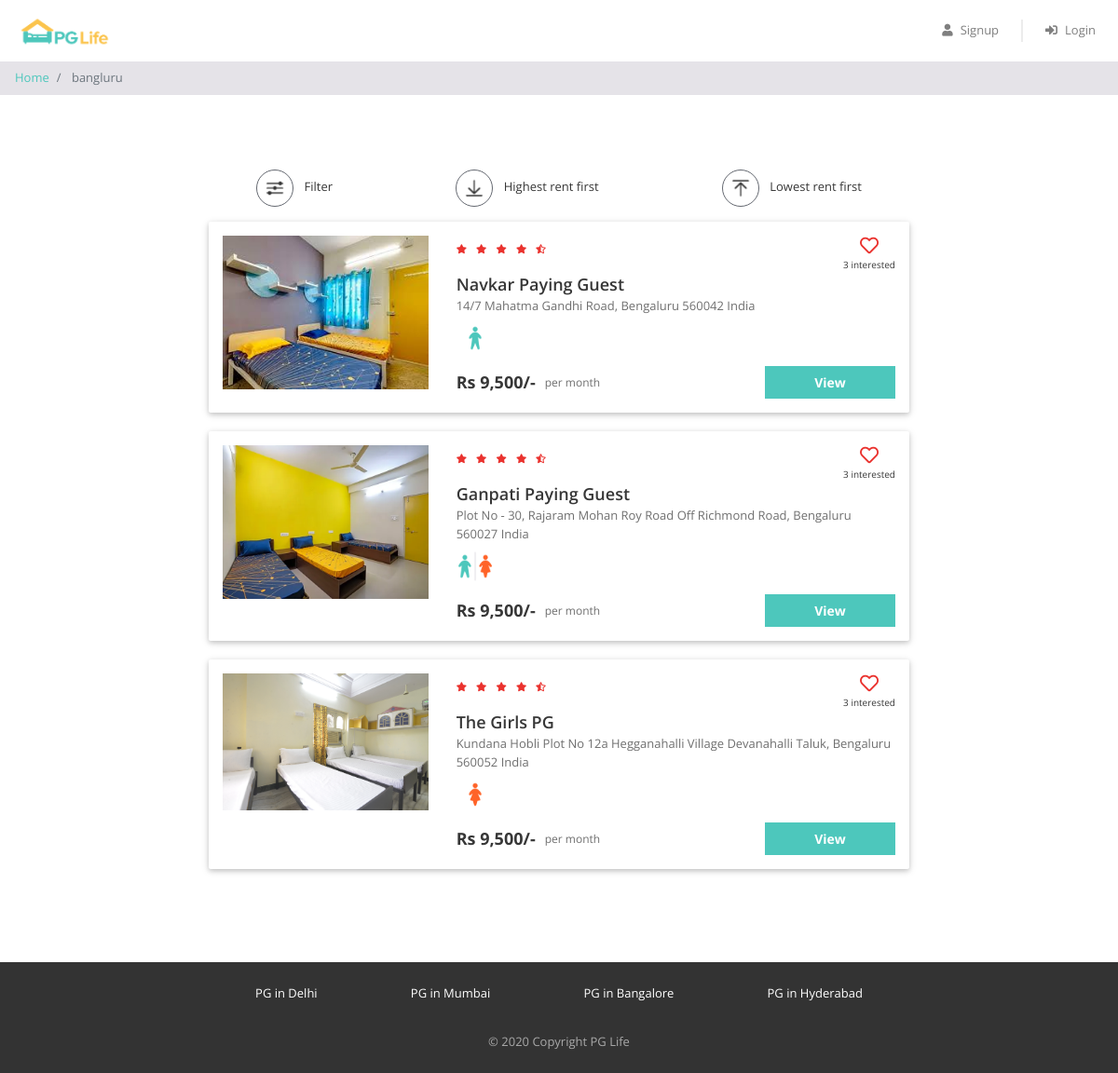
The page /property_list.php?city=Bangluru on the database its author committed.
### tables this page shows
CREATE TABLE `pgweb` (
  `id` int(11) NOT NULL,
  `pgname` varchar(100) NOT NULL,
  `address` varchar(100) NOT NULL,
  `city` varchar(100) NOT NULL,
  `image1` varchar(100) NOT NULL,
  `image2` varchar(100) NOT NULL,
  `image3` varchar(100) NOT NULL,
  `image4` varchar(100) NOT NULL,
  `image5` varchar(100) NOT NULL,
  `test_name` varchar(100) NOT NULL,
  `test_name2` varchar(100) NOT NULL
);

### property_list.php (the view, shortened to what this page needs)
<?php
    $db_hostname = "127.0.0.1";
    $db_username = "root";
    $db_password = "";
    $db_name = "pglife";
    $conn = mysqli_connect($db_hostname, $db_username, $db_password, $db_name);
if($_POST) {
    $id=$_POST['city'];
}
else{
    $id=$_GET['city'];
}
$sql = "SELECT * FROM pgweb where city='$id'";
$result = mysqli_query($conn, $sql);
$row = mysqli_fetch_assoc($result);
?>
<!DOCTYPE html>
<html lang="en">
<head>
    <link href="css/bootstrap.min.css" rel="stylesheet" />
    <link href="https://use.fontawesome.com/releases/v5.11.2/css/all.css" rel="stylesheet" />
    <link href="css/common.css" rel="stylesheet" />
    <link href="css/property_list.css" rel="stylesheet" />
</head>
<body>
<?php
    include "includes/header.php";
    ?>
    <nav aria-label="breadcrumb">
        <ol class="breadcrumb py-2">
            <li class="breadcrumb-item">
                <a href="index.html">Home</a>
            </li>
            <li class="breadcrumb-item active" aria-current="page">
            <?= $row['city'];?>
            </li>
        </ol>
    </nav>
    <div class="page-container">
        <div class="filter-bar row justify-content-around">
            <div class="col-auto" data-toggle="modal" data-target="#filter-modal">
                <img src="img/filter.png" alt="filter" />
                <span>Filter</span>
            </div>
            <div class="col-auto">
                <img src="img/desc.png" alt="sort-desc" />
                <span>Highest rent first</span>
            </div>
            <div class="col-auto">
                <img src="img/asc.png" alt="sort-asc" />
                <span>Lowest rent first</span>
            </div>
        </div>
        <?php
                $row_count = mysqli_num_rows($result);
                if ($row_count > 0) {
                    foreach($result as $data){ ?>
        <div class="property-card row">
            <div class="image-container col-md-4">
                <img src="img/<?= $data['image1'] ?>" />
            </div>
            <div class="content-container col-md-8">
                <div class="row no-gutters justify-content-between">
                    <div class="star-container" title="4.5">
                        <i class="fas fa-star"></i>
                        <i class="fas fa-star"></i>
                        <i class="fas fa-star"></i>
                        <i class="fas fa-star"></i>
                        <i class="fas fa-star-half-alt"></i>
                    </div>
                    <div class="interested-container">
                        <i class="far fa-heart"></i>
                        <div class="interested-text">3 interested</div>
                    </div>
                </div>
                <div class="detail-container">
                    <div class="property-name"><?= $data['pgname'];?></div>
                    <div class="property-address"> <?= $data['address'];?> </div>
                    <div class="property-gender">
                        <img src="img/<?= $data['image5'] ?>"/>
                    </div>
                </div>
                <div class="row no-gutters">
                    <div class="rent-container col-6">
                        <div class="rent">Rs 9,500/-</div>
                        <div class="rent-unit">per month</div>
                    </div>
                    <div class="button-container col-6">
                        <a  href="property_detail.php?t=<?= $data['id'] ?>" class="btn btn-primary">View</a>
                    </div>
                </div>
            </div>
        </div>
        <?php } }
    else{
  $response = array("something went wrong");
  echo json_encode($response);
  return;
}
?>
    </div>
    <?php
    include "includes/footer.php";
    ?>
</body>
</html>

### css/common.css (style rules this page uses)
* { box-sizing: border-box; font-family: 'Open Sans', sans-serif; }
body { color: #373737; font-size: 16px; position: relative; }
.btn-primary, .btn-warning, .btn-danger { color: white; font-weight: bold; }
.breadcrumb { background-color: #e5e3e8; font-size: 13px; border-radius: 0px; margin-bottom: 0px; }
.page-container { max-width: 800px; padding: 80px 24px; margin: auto; }

### css/property_list.css (style rules this page uses)
.filter-bar > div { cursor: pointer; font-size: 13px; text-align: center; margin-bottom: 16px; }
.filter-bar img { width: 40px; height: 40px; border-radius: 40px; border: 1px solid #646870; padding: 6px; margin-right: 8px; }
.property-card { background-color: #ffffff; border-radius: 2px; padding: 15px 0px; margin: 0px auto 20px; box-shadow: 0 2px 5px 0 rgba(0, 0, 0, 0.16), 0 2px 10px 0 rgba(0, 0, 0, 0.12); }
.image-container { text-align: center; }
.image-container img { width: 100%; max-width: 300px; }
.star-container i { color: #EA322E; font-size: 10px; margin-right: 6px; }
.interested-container { text-align: center; }
.interested-container i { color: #EA322E; font-size: 20px; cursor: pointer; }
.interested-text { font-size: 10px; }
.detail-container { padding-bottom: 10px; }
.property-name { font-size: 18px; font-weight: 600; }
.property-address { color: #6f6f6f; font-size: 13px; padding-bottom: 5px; }
.property-gender img { width: 40px; }
.rent-container { display: flex; align-items: center; }
.rent { font-size: 18px; font-weight: bold; padding-right: 10px; }
.rent-unit { color: #6f6f6f; font-size: 12px; }
.button-container .btn { font-size: 14px; border-radius: 0px; width: 140px; float: right; }

### rows shown on the page
pgweb: city "bangluru", image1 (picture), pgname "Navkar Paying Guest", address "14/7 Mahatma Gandhi Road, Bengaluru 560042 India", image5 (picture)
pgweb: image1 (picture), pgname "Ganpati Paying Guest", address "Plot No - 30, Rajaram Mohan Roy Road Off Richmond Road, Bengaluru 560027 India", image5 (picture)
pgweb: image1 (picture), pgname "The Girls PG", address "Kundana Hobli Plot No 12a Hegganahalli Village Devanahalli Taluk, Bengaluru 560052 India", image5 (picture)
